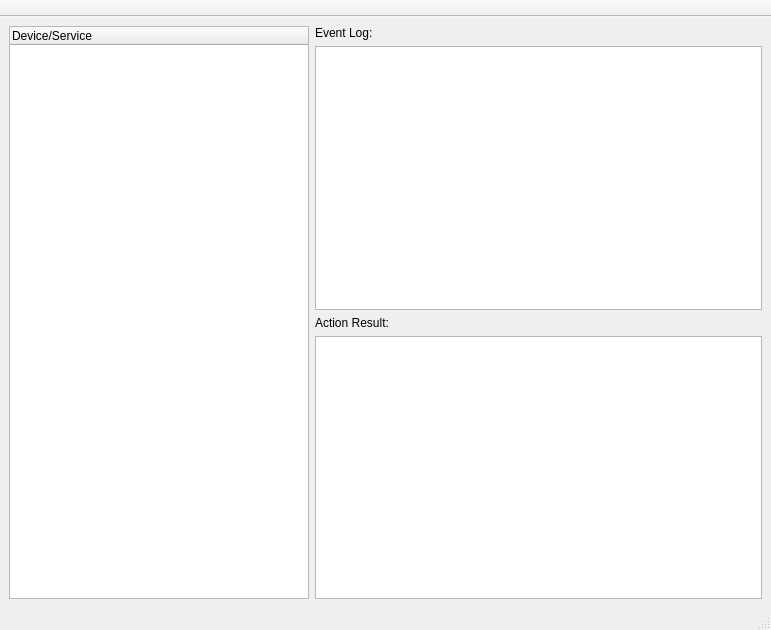
<?xml version="1.0" encoding="UTF-8"?>
<ui version="4.0">
 <class>controlpointFormCP</class>
 <widget class="QMainWindow" name="controlpointFormCP">
  <property name="geometry">
   <rect>
    <x>0</x>
    <y>0</y>
    <width>771</width>
    <height>630</height>
   </rect>
  </property>
  <property name="windowTitle">
   <string>Brisa UPnP Control Point</string>
  </property>
  <property name="windowIcon">
   <iconset>
    <normaloff>Icons/brisa_logo.png</normaloff>Icons/brisa_logo.png</iconset>
  </property>
  <property name="styleSheet">
   <string/>
  </property>
  <widget class="QWidget" name="centralwidget">
   <layout class="QGridLayout" name="gridLayout">
    <item row="0" column="0">
     <layout class="QHBoxLayout" name="horizontalLayout">
      <item>
       <widget class="QTreeWidget" name="treeWidgetCP">
        <property name="sizePolicy">
         <sizepolicy hsizetype="Expanding" vsizetype="Expanding">
          <horstretch>0</horstretch>
          <verstretch>0</verstretch>
         </sizepolicy>
        </property>
        <property name="maximumSize">
         <size>
          <width>300</width>
          <height>16777215</height>
         </size>
        </property>
        <property name="columnCount">
         <number>1</number>
        </property>
        <column>
         <property name="text">
          <string>Device/Service</string>
         </property>
        </column>
       </widget>
      </item>
      <item>
       <layout class="QVBoxLayout" name="verticalLayout">
        <item>
         <widget class="QLabel" name="label">
          <property name="text">
           <string>Event Log:</string>
          </property>
         </widget>
        </item>
        <item>
         <widget class="QTableWidget" name="tableWidget"/>
        </item>
        <item>
         <widget class="QLabel" name="label_3">
          <property name="text">
           <string>Action Result:</string>
          </property>
         </widget>
        </item>
        <item>
         <widget class="QTextEdit" name="textEdit">
          <property name="enabled">
           <bool>true</bool>
          </property>
          <property name="minimumSize">
           <size>
            <width>0</width>
            <height>0</height>
           </size>
          </property>
          <property name="lineWrapMode">
           <enum>QTextEdit::NoWrap</enum>
          </property>
          <property name="readOnly">
           <bool>true</bool>
          </property>
         </widget>
        </item>
       </layout>
      </item>
     </layout>
    </item>
   </layout>
  </widget>
  <widget class="QMenuBar" name="menubar">
   <property name="geometry">
    <rect>
     <x>0</x>
     <y>0</y>
     <width>771</width>
     <height>27</height>
    </rect>
   </property>
  </widget>
  <widget class="QStatusBar" name="statusbar"/>
  <widget class="QToolBar" name="toolBar">
   <property name="windowTitle">
    <string>toolBar</string>
   </property>
   <property name="movable">
    <bool>false</bool>
   </property>
   <property name="allowedAreas">
    <set>Qt::BottomToolBarArea|Qt::TopToolBarArea</set>
   </property>
   <property name="toolButtonStyle">
    <enum>Qt::ToolButtonTextBesideIcon</enum>
   </property>
   <property name="floatable">
    <bool>false</bool>
   </property>
   <attribute name="toolBarArea">
    <enum>TopToolBarArea</enum>
   </attribute>
   <attribute name="toolBarBreak">
    <bool>false</bool>
   </attribute>
  </widget>
 </widget>
 <resources/>
 <connections/>
</ui>
